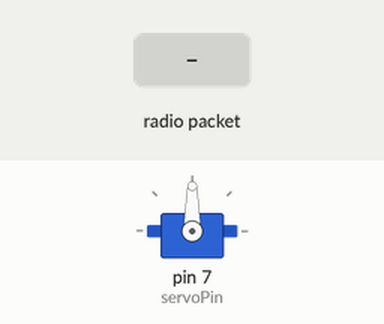
Recording of a sketch running on a simulated Arduino Uno, built with avr-gcc and run on an emulated ATmega328P. Parts: servo. The test bench sets the inputs (shaded band). No radio packets arrive unless stated; what the sketch prints to the serial monitor is not drawn.

Above: at 1.2 s.
1.3 s: radio packet "1" arrives
At 1.7 s:
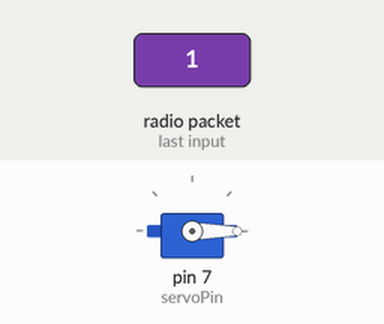
4.3 s: radio packet "0" arrives
At 5.7 s:
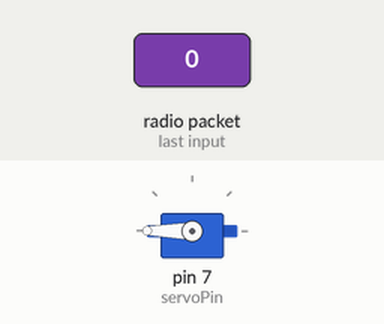
5.8 s: radio packet "2" arrives
Timing chart, 0 to 10.8 s (numbered marks = the images above; inputs shaded):
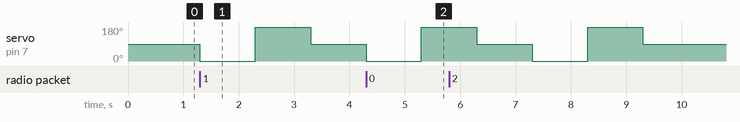

Measured:
- after the input at 1.3 s, servo on pin 7 (servoPin): 90° → 0° at once, → 180° 1.0 s later, → 90° 1.0 s later
- after the input at 4.3 s, servo on pin 7 (servoPin): 90° → 0° at once, → 180° 1.0 s later

The sketch:

LoRa_Receiver_ArduinoUno_Servo.ino
```cpp
#include <SPI.h>
#include <Servo.h>
#include <LoRa.h>

Servo myservo;
//board pin (arduinoUno)
static const int servoPin = 7;

void setup() {
  Serial.begin(9600);
  myservo.attach(servoPin);
  while (!Serial);

  Serial.println("LoRa Receiver");
  //Initiate LoRa in the band 915E6
  if (!LoRa.begin(915E6)) {
    Serial.println("Starting LoRa failed!");
    while (1);
  }
  LoRa.setSpreadingFactor(12);
  LoRa.setSignalBandwidth(125E6);
}

int moveServo(){
  //move to 0 degrees
  myservo.write(0);
  delay(1000);
  //move to 180 degrees
  myservo.write(180);
  delay(1000);
  //move to 90 degrees
  myservo.write(90);
  delay(1000);
}

void loop() {
  // try to parse packet
  int packetSize = LoRa.parsePacket();
  if (packetSize) {
    // received a packet
    Serial.print("Received packet '");

    // read packet
    while (LoRa.available()) {
      Serial.print((char)LoRa.read());
    }
    //move servo motor
    moveServo();
    // print RSSI of packet
    Serial.print("' with RSSI ");
    Serial.println(LoRa.packetRssi());
  }
}
```
